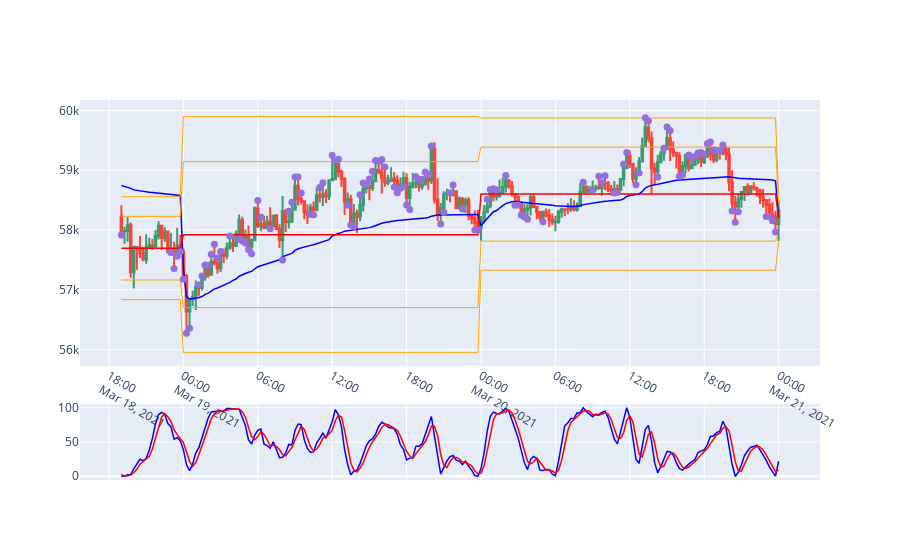

Notebook code for this chart:
### Code cell
fig_001 = go.Figure(
    data=[
        go.Candlestick(
            x=t1.index,
            open=t1["Open"],
            high=t1["High"],
            low=t1["Low"],
            close=t1["Close"],
            name="OHLC",
        ),
        go.Scatter(x=t1.index, y=t1['K'], line=dict(color='blue', width=1.5),mode="lines", name="K", yaxis="y2"),
        go.Scatter(x=t1.index, y=t1['D'], line=dict(color='red', width=1.5),mode="lines", name="D", yaxis="y2"),
        go.Scatter(x=t1.index, y=t1.VWAP, line=dict(color='blue', width=1.5), name="VWAP"),
        go.Scatter(x=pivs.index, y=pivs.p, line=dict(color='red', width=1.5), name="P"),
        go.Scatter(x=pivs.index, y=pivs.s1, line=dict(color='orange', width=1), name="S1"),
        go.Scatter(x=pivs.index, y=pivs.s2, line=dict(color='orange', width=1), name="S2"),
        go.Scatter(x=pivs.index, y=pivs.r1, line=dict(color='orange', width=1), name="R1"),
        go.Scatter(x=pivs.index, y=pivs.r2, line=dict(color='orange', width=1), name="R2")]
        ).update_layout(
        yaxis_domain=[0.3, 1],
        yaxis2={"domain": [0, 0.20]},
        xaxis_rangeslider_visible=False,
        showlegend=False,
 )

fig_001.add_scatter(x=t1.index, y=t1['pointpos'], mode="markers",
                marker=dict(size=7, color="MediumPurple"),
                name="Signal")

fig_001

### Figure 1 — Plotly figure (JSON) as saved in the notebook; plotly's stock layout.template omitted (floating-point values rounded to 4 significant figures; data arrays with more than 128 entries replaced by an {"elided": "..."} marker saying what was removed)
{"data": [{"close": {"elided": "213 float values"}, "high": {"elided": "213 float values"}, "low": {"elided": "213 float values"}, "name": "OHLC", "open": {"elided": "213 float values"}, "type": "candlestick", "x": {"elided": "213 str values"}}, {"line": {"color": "blue", "width": 1.5}, "mode": "lines", "name": "K", "type": "scatter", "x": {"elided": "213 str values"}, "y": {"elided": "213 float values"}, "yaxis": "y2"}, {"line": {"color": "red", "width": 1.5}, "mode": "lines", "name": "D", "type": "scatter", "x": {"elided": "213 str values"}, "y": {"elided": "213 float values"}, "yaxis": "y2"}, {"line": {"color": "blue", "width": 1.5}, "name": "VWAP", "type": "scatter", "x": {"elided": "213 str values"}, "y": {"elided": "213 float values"}}, {"line": {"color": "red", "width": 1.5}, "name": "P", "type": "scatter", "x": {"elided": "213 str values"}, "y": {"elided": "213 float values"}}, {"line": {"color": "orange", "width": 1}, "name": "S1", "type": "scatter", "x": {"elided": "213 str values"}, "y": {"elided": "213 float values"}}, {"line": {"color": "orange", "width": 1}, "name": "S2", "type": "scatter", "x": {"elided": "213 str values"}, "y": {"elided": "213 float values"}}, {"line": {"color": "orange", "width": 1}, "name": "R1", "type": "scatter", "x": {"elided": "213 str values"}, "y": {"elided": "213 float values"}}, {"line": {"color": "orange", "width": 1}, "name": "R2", "type": "scatter", "x": {"elided": "213 str values"}, "y": {"elided": "213 float values"}}, {"marker": {"color": "MediumPurple", "size": 7}, "mode": "markers", "name": "Signal", "type": "scatter", "x": {"elided": "213 str values"}, "y": {"elided": "213 float values"}}], "layout": {"showlegend": false, "xaxis": {"rangeslider": {"visible": false}}, "yaxis": {"domain": [0.3, 1]}, "yaxis2": {"domain": [0, 0.2]}}}
